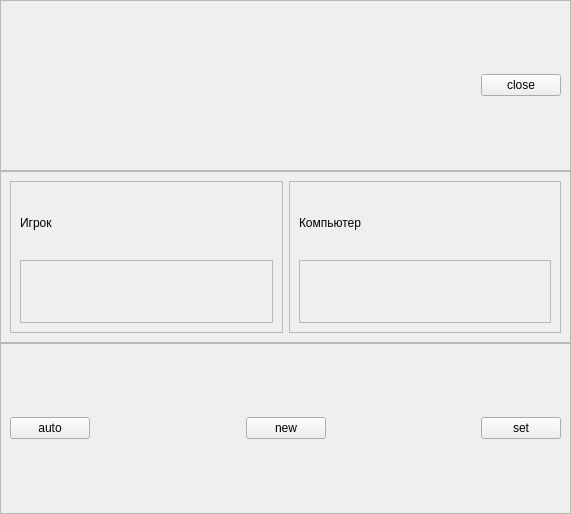
<?xml version="1.0" encoding="UTF-8"?>
<ui version="4.0">
 <class>Form</class>
 <widget class="QWidget" name="Form">
  <property name="geometry">
   <rect>
    <x>0</x>
    <y>0</y>
    <width>571</width>
    <height>514</height>
   </rect>
  </property>
  <property name="windowTitle">
   <string>Form</string>
  </property>
  <layout class="QVBoxLayout" name="verticalLayout">
   <property name="spacing">
    <number>0</number>
   </property>
   <property name="margin">
    <number>0</number>
   </property>
   <item>
    <widget class="QFrame" name="top_frame">
     <property name="frameShape">
      <enum>QFrame::StyledPanel</enum>
     </property>
     <property name="frameShadow">
      <enum>QFrame::Sunken</enum>
     </property>
     <layout class="QHBoxLayout" name="horizontalLayout_2">
      <item>
       <spacer name="horizontalSpacer_3">
        <property name="orientation">
         <enum>Qt::Horizontal</enum>
        </property>
        <property name="sizeHint" stdset="0">
         <size>
          <width>40</width>
          <height>20</height>
         </size>
        </property>
       </spacer>
      </item>
      <item>
       <widget class="QPushButton" name="close_btn">
        <property name="text">
         <string>close</string>
        </property>
       </widget>
      </item>
     </layout>
    </widget>
   </item>
   <item>
    <widget class="QFrame" name="centr_frame">
     <property name="frameShape">
      <enum>QFrame::StyledPanel</enum>
     </property>
     <property name="frameShadow">
      <enum>QFrame::Raised</enum>
     </property>
     <layout class="QHBoxLayout" name="horizontalLayout_3">
      <item>
       <widget class="QFrame" name="frame_box_1">
        <property name="frameShape">
         <enum>QFrame::StyledPanel</enum>
        </property>
        <property name="frameShadow">
         <enum>QFrame::Raised</enum>
        </property>
        <layout class="QVBoxLayout" name="verticalLayout_2">
         <item>
          <widget class="QLabel" name="label_gamer">
           <property name="text">
            <string>Игрок</string>
           </property>
          </widget>
         </item>
         <item>
          <widget class="QFrame" name="frame_gamer_Grid">
           <property name="frameShape">
            <enum>QFrame::StyledPanel</enum>
           </property>
           <property name="frameShadow">
            <enum>QFrame::Raised</enum>
           </property>
          </widget>
         </item>
        </layout>
       </widget>
      </item>
      <item>
       <widget class="QFrame" name="frame_box_2">
        <property name="frameShape">
         <enum>QFrame::StyledPanel</enum>
        </property>
        <property name="frameShadow">
         <enum>QFrame::Raised</enum>
        </property>
        <layout class="QVBoxLayout" name="verticalLayout_4">
         <item>
          <widget class="QLabel" name="label_pc">
           <property name="text">
            <string>Компьютер</string>
           </property>
          </widget>
         </item>
         <item>
          <widget class="QFrame" name="frame_pc_Grid">
           <property name="frameShape">
            <enum>QFrame::StyledPanel</enum>
           </property>
           <property name="frameShadow">
            <enum>QFrame::Raised</enum>
           </property>
          </widget>
         </item>
        </layout>
       </widget>
      </item>
     </layout>
    </widget>
   </item>
   <item>
    <widget class="QFrame" name="bottom_frame">
     <property name="frameShape">
      <enum>QFrame::StyledPanel</enum>
     </property>
     <property name="frameShadow">
      <enum>QFrame::Plain</enum>
     </property>
     <layout class="QHBoxLayout" name="horizontalLayout">
      <item>
       <widget class="QPushButton" name="auto_btn">
        <property name="text">
         <string>auto</string>
        </property>
       </widget>
      </item>
      <item>
       <spacer name="horizontalSpacer">
        <property name="orientation">
         <enum>Qt::Horizontal</enum>
        </property>
        <property name="sizeHint" stdset="0">
         <size>
          <width>40</width>
          <height>20</height>
         </size>
        </property>
       </spacer>
      </item>
      <item>
       <widget class="QPushButton" name="new_game_btn">
        <property name="text">
         <string>new</string>
        </property>
       </widget>
      </item>
      <item>
       <spacer name="horizontalSpacer_2">
        <property name="orientation">
         <enum>Qt::Horizontal</enum>
        </property>
        <property name="sizeHint" stdset="0">
         <size>
          <width>40</width>
          <height>20</height>
         </size>
        </property>
       </spacer>
      </item>
      <item>
       <widget class="QPushButton" name="settings_btn">
        <property name="text">
         <string>set</string>
        </property>
       </widget>
      </item>
     </layout>
    </widget>
   </item>
  </layout>
 </widget>
 <resources/>
 <connections/>
</ui>
